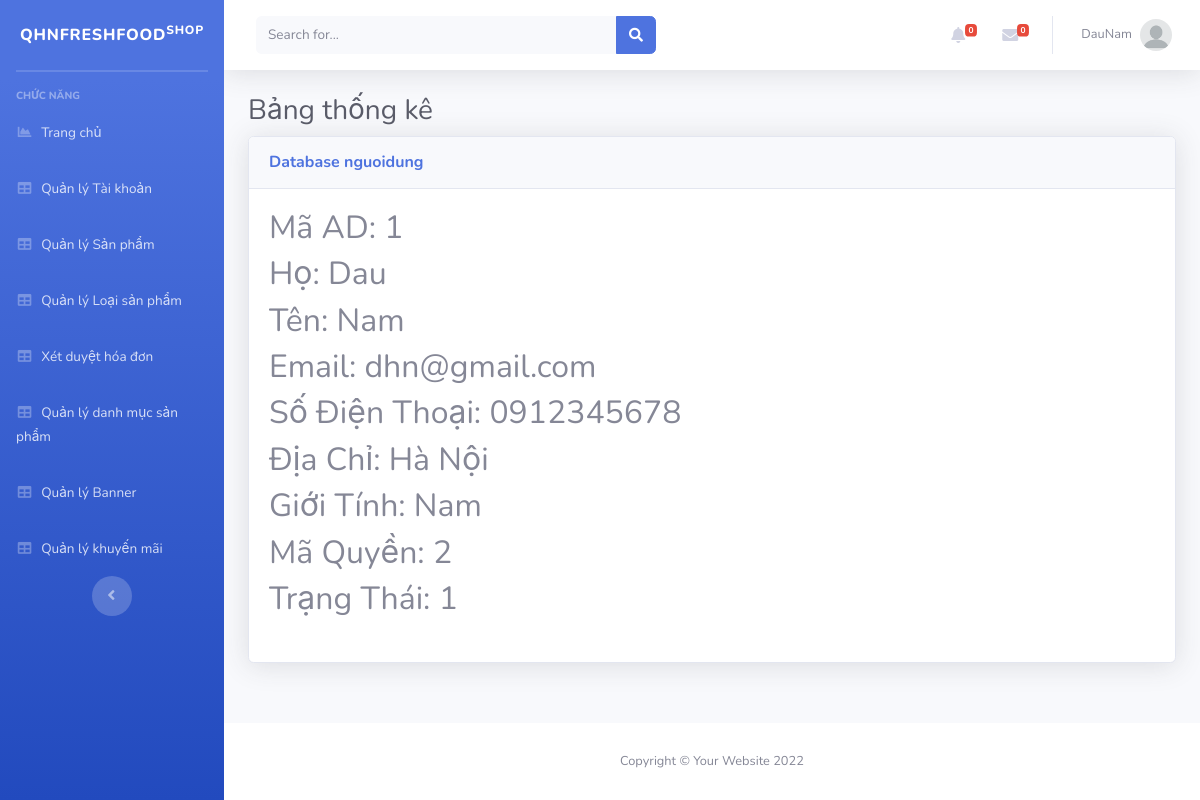
Page /Admin/index.php?mod=nguoidung&act=detail&id=1 (signed in) on the committed database.
### tables this page shows
CREATE TABLE `nguoidung` (
  `MaND` int(11) NOT NULL,
  `Ho` varchar(255) NOT NULL,
  `Ten` varchar(255) NOT NULL,
  `GioiTinh` varchar(255) NOT NULL,
  `SDT` varchar(255) DEFAULT NULL,
  `Email` varchar(255) NOT NULL,
  `DiaChi` varchar(255) NOT NULL,
  `TaiKhoan` varchar(255) NOT NULL,
  `MatKhau` varchar(255) NOT NULL,
  `MaQuyen` int(11) NOT NULL,
  `TrangThai` int(11) NOT NULL
);

### Admin/MVC/Controllers/NguoiDungController.php (called while the page is built, shortened)
<?php
class NguoiDungController
{
    var $nguoidung_model;
    public function __construct()
    {
        $this->nguoidung_model = new nguoidung();
    }
    public function detail()
    {
        $id = isset($_GET['id']) ? $_GET['id'] : 1;
        $data = $this->nguoidung_model->find($id);
        require_once("MVC/Views/Admin/index.php");
    }
}

### Admin/MVC/Models/connection.php (called while the page is built, shortened)
<?php
    class Connection{
        function __construct()
        {
            $severname ="localhost";
            $username ="root";
            $password ="";
            $db_name ="qhnfreshfood";
            $this->conn = new mysqli($severname,$username,$password,$db_name);
        }
    }
?>

### Admin/MVC/Models/model.php (called while the page is built, shortened)
<?php
require_once("connection.php");
class Model
{
    var $conn;
    var $table;
    var $contens;
    function __construct()
    {
        $conn_obj = new Connection();
        $this->conn = $conn_obj->conn;
    }
    function find($id)
    {
        $query = "select * from $this->table where $this->contens =$id";
        return $this->conn->query($query)->fetch_assoc();
    }
}

### Admin/MVC/Views/nguoidung/detail.php (the view)
<table class="table table-bordered" id="dataTable" width="100%" cellspacing="0">
    <h2>Mã AD: <?=$data['MaND']?></h2>
    <h2>Họ: <?=$data['Ho'] ?></h2>
    <h2>Tên: <?=$data['Ten']?></h2>
    <h2>Email: <?=$data['Email'] ?></h2>
    <h2>Số Điện Thoại: <?=$data['SDT'] ?></h2>
    <h2>Địa Chỉ: <?=$data['DiaChi']?></h2>
    <h2>Giới Tính: <?=$data['GioiTinh'] ?></h2>
    <h2>Mã Quyền: <?=$data['MaQuyen'] ?></h2>
    <h2>Trạng Thái: <?=$data['TrangThai'] ?></h2>
</table>

### rows in the picture
nguoidung: MaND "1", Ho "Dau", Ten "Nam", Email "dhn@gmail.com", SDT "0912345678", DiaChi "Hà Nội", GioiTinh "Nam", MaQuyen "2", TrangThai "1"

### other values in the picture
$_SESSION['login']['TaiKhoan'] "DauNam"
$mod "nguoidung"
